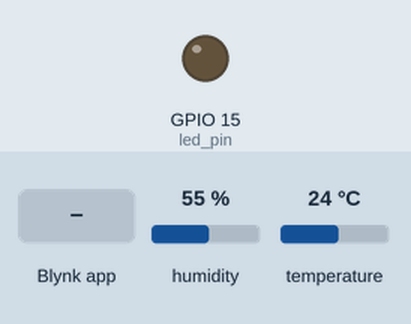
This sketch was run on a simulated ESP32. On the bench: output pins drawn as LEDs (lit = HIGH). The inputs (shaded band) are chosen by the test bench; at power-on: humidity 55 %, temperature 24 °C. WiFi joins after 1.5 s; servers stay silent unless stated; what the sketch prints to the serial monitor is not drawn.

Above: at 5.0 s.
5.1 s: Blynk app writes 1 to V0
At 6.0 s:
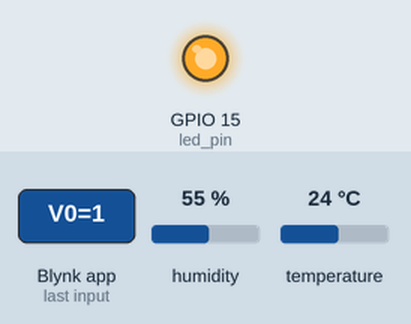
6.6 s: Blynk app writes 0 to V0
At 7.2 s:
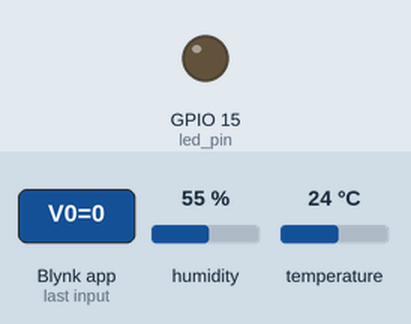
8.1 s: Blynk app writes 200 to V0
At 8.4 s:
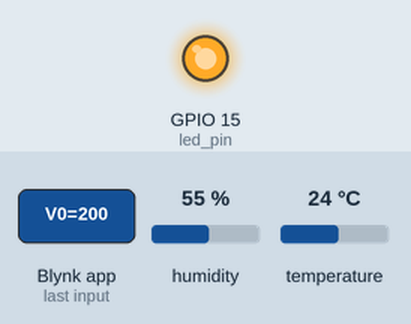
Timing chart, 0 to 11.1 s (numbered marks = the images above; inputs shaded):
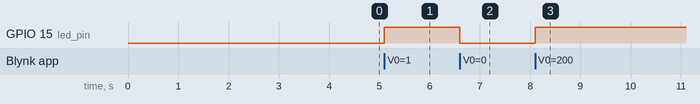

Measured:
- after the input at 5.1 s, GPIO 15 (led_pin): LOW → HIGH at once
- after the input at 6.6 s, GPIO 15 (led_pin): HIGH → LOW at once
- after the input at 8.1 s, GPIO 15 (led_pin): LOW → HIGH at once

The sketch:

control_led_with_blynk.ino
```cpp
// Khai báo các hằng số cần thiết của Template
#define BLYNK_TEMPLATE_ID "TMPL6bBp0Lwdq"
#define BLYNK_TEMPLATE_NAME "Smart House"
#define BLYNK_AUTH_TOKEN "ONgxUUEQ5b65W4O6hKocUzyhYB5Zb2GP"

#define BLYNK_PRINT Serial

#include <WiFi.h>
#include <WiFiClient.h>
#include <BlynkSimpleEsp32.h>
#include "DHT.h"

char auth[] = BLYNK_AUTH_TOKEN;
char ssid[] = "Tầng 3"; // Khai báo tên Wifi
char pass[] = "13572468"; // Khai báo mật khẩu Wifi

BlynkTimer timer;

#define led_pin  15
#define DHTPIN 18        // Chân DATA của DHT11 kết nối với GPIO 2 của ESP32
#define DHTTYPE DHT11    // Định nghĩa loại cảm biến là DHT11

DHT dht(DHTPIN, DHTTYPE);

BLYNK_WRITE(V0)
{
  if(param.asInt()!=0){
    digitalWrite(led_pin, HIGH);
  }else{
    digitalWrite(led_pin, LOW);
  }
}

void sendSensorData()
{
  // Đọc nhiệt độ và độ ẩm
  float h = dht.readHumidity();
  float t = dht.readTemperature();

  // Kiểm tra xem có lỗi khi đọc không
  if (isnan(h) || isnan(t)) {
    Serial.println("Lỗi đọc cảm biến DHT11!");
    return;
  }

  // Gửi dữ liệu lên Blynk (các chân ảo V5 và V6)
  Blynk.virtualWrite(V1, t);  // Gửi độ ẩm đến Virtual Pin V5
  Blynk.virtualWrite(V2, h);  // Gửi nhiệt độ đến Virtual Pin V6

  // In dữ liệu ra Serial Monitor
  Serial.print("Độ ẩm: ");
  Serial.print(h);
  Serial.print(" %\t");
  Serial.print("Nhiệt độ: ");
  Serial.print(t);
  Serial.println(" *C");
}

void setup() //Setup function - only function that is run in deep sleep mode
{
  Serial.begin(9600); //Start the serial output at 115,200 baud
  pinMode(led_pin, OUTPUT);
  digitalWrite(led_pin, LOW);

  Blynk.begin(auth, ssid, pass);//Splash screen delay
  dht.begin();

  delay(2000);
  timer.setInterval(1000L, sendSensorData);

}

// Hàm xử lý khi ESP32 kết nối với Blynk
BLYNK_CONNECTED() {
  Serial.println("ESP32 Connected to Blynk!");
  Blynk.syncVirtual(V0, V1, V2);  // Đồng bộ dữ liệu từ các chân ảo V0
}

void loop() // Hàm lặp
{
  Blynk.run();
  timer.run();
}
```
